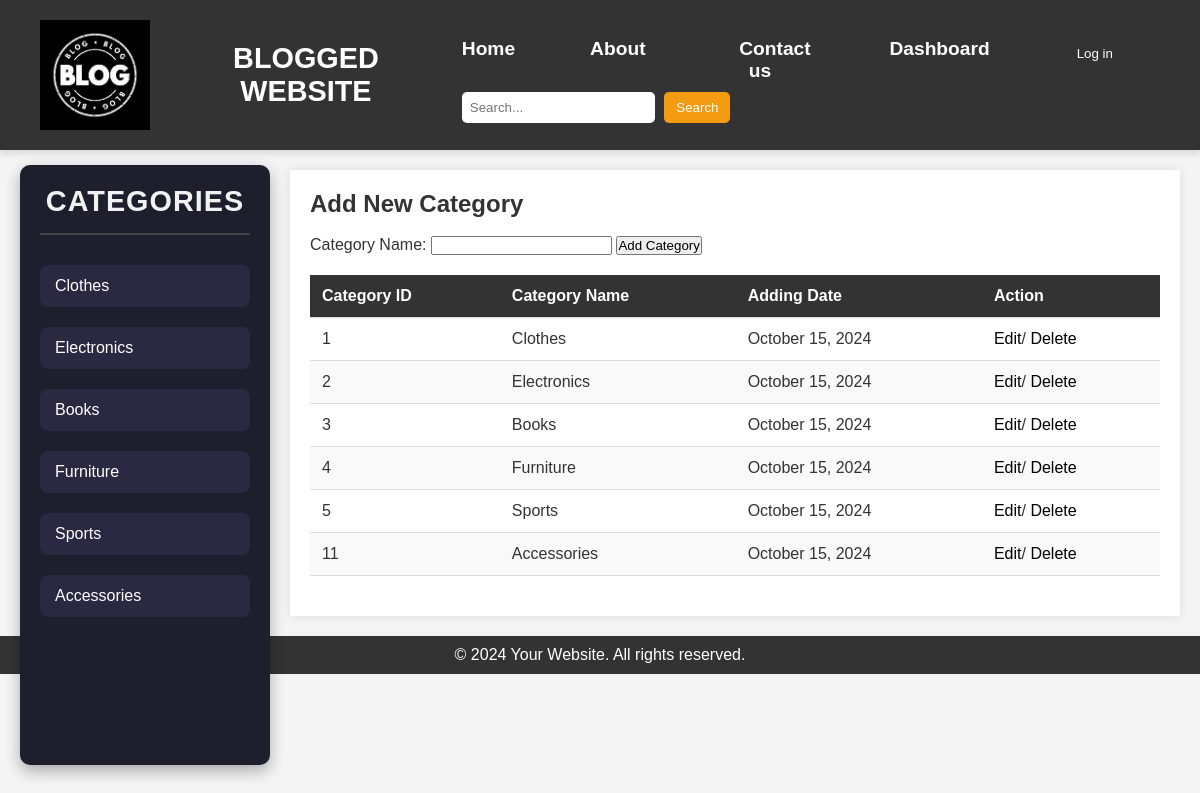
Screenshot of /dashboard/addcategory.php with the database file from the repository.
### tables this page shows
CREATE TABLE `categories` (
  `cid` int(11) NOT NULL,
  `category_name` varchar(100) NOT NULL,
  `description` text DEFAULT NULL,
  `created_at` timestamp NOT NULL DEFAULT current_timestamp(),
  `updated_at` timestamp NOT NULL DEFAULT current_timestamp() ON UPDATE current_timestamp()
);

### class/loginc.php (called while the page is built, shortened)
<?php
class User {
    private $conn;
    public function __construct($dbConnection) {
        $this->conn = $dbConnection;
    }
            ?>
            <?php
    public function getcategory($id = null)
    {
        if ($id) {
            $query = "SELECT * FROM categories WHERE cid = $id";
            $result = $this->conn->query($query);
            if ($result && $result->num_rows > 0) {
                return $result->fetch_assoc();
            } else {
                return null;
            }
        } else {
            $query = "SELECT * FROM categories";
            $result = $this->conn->query($query);
            if ($result) {
                $data = [];
                while ($category = $result->fetch_assoc()) {
                    $data[] = $category;
                }
                return $data;
            } else {
                return [];
            }
        }
    }
}
?>

### dashboard/addcategory.php (the view, shortened to what this page needs)
<?php
include("../common/connection.php");
include('../class/loginc.php');
$obb = new User($connect);
$category = "";
$action = "add";
$buttonLabel = "Add Category";
?>
<!DOCTYPE html>
<html lang="en">
<head>
    <link rel="stylesheet" href="../css/styles.css?v=1.3">
    <link rel="stylesheet" href="../css/dashboard.css?v=1.1">
    <link rel="stylesheet" href="https://cdnjs.cloudflare.com/ajax/libs/font-awesome/6.0.0-beta3/css/all.min.css">
</head>
<body>
<header>
    <?php include("header.php"); ?>
</header>
    <div class="container">
        <?php include('../common/category.php'); ?>
        <main class="content">
            <h2><?php echo ($action === 'edit') ? 'Edit Category' : 'Add New Category'; ?></h2><br>
            <div class="add-category-form">
                <form action="addcategory.php<?php echo ($action === 'edit') ? '?eid=' . $_GET['eid'] : ''; ?>" method="POST">
                    <label for="category_name">Category Name:</label>
                    <input type="text" id="category_name" name="category" value="<?php echo htmlspecialchars($category); ?>" required>
                    <button type="submit"><?php echo $buttonLabel; ?></button>
                </form>
            </div>
            <table>
                <thead>
                    <tr>
                        <th>Category ID</th>
                        <th>Category Name</th>
                        <th>Adding Date</th>
                        <th>Action</th>
                    </tr>
                </thead>
                <tbody>
                    <?php
                    $data = $obb->getcategory();
                    foreach ($data as $user) {
                        echo "<tr>
                                <td>{$user['cid']}</td>
                                <td>{$user['category_name']}</td>
                                <td>" . date('F d, Y', strtotime($user['created_at'])) . "</td>
                                <td>
                                    <div class='action-buttons'>
                                        <a href='addcategory.php?lag=1&eid=" . $user['cid'] . "' class='edit-btn'>Edit</a>/
                                        <a href='addcategory.php?lag=1&did=" . $user['cid'] . "' class='delete-btn'>Delete</a>
                                    </div>
                                </td>
                              </tr>";
                    } ?>
                </tbody>
            </table>
        </main>
    </div>
    <?php include('../common/footer.php'); ?>
</body>
</html>

### common/category.php
<aside class="sidebar">
    <h2>Categories</h2>
    <ul>
        <?php if (!empty($_GET['lag'])) { ?>
            <?php if (isset($_SESSION['user_data']))
            {
                $role=$_SESSION['role'];
                if ($role == '1')
                {
                    ?>
                        <li><a href="addcategory.php?lag=1">Add category</a></li>
                        <li><a href="../approve.php">For Approved</a></li>
                    <?php
                }
            }?>
        <li><a href="dashboard.php?lag=1">Recent Posts</a></li>
        <li><a href="commentveiw.php?lag=1">Recent Comments</a></li>
        <li><a href="addpost.php?lag=1">Add Post</a></li>
        <?php } else { ?>
            <?php
                        $query="select * from categories";
                        $result=mysqli_query($connect,$query);
                        while($row=mysqli_fetch_assoc($result))
                        {
                    ?>
                        <li><a href="clothes.php?category=<?php echo $row['category_name']?>"><?php echo $row['category_name']?></a>
                        </li>
                    <?php }?>
        <?php } ?>
    </ul>
</aside>

### css/styles.css (style rules this page uses)
* { margin: 0; padding: 0; box-sizing: border-box; }
body { font-family: Arial, sans-serif; background-color: #f4f4f4; color: #333; }
header { background-color: #222; color: white; padding: 15px 0; position: sticky; top: 0; width: 100%; z-index: 1000; box-shadow: 0 4px 6px rgba(0, 0, 0, 0.1); }
.container { display: flex; margin: 20px; }
.sidebar { width: 250px; background-color:#1e1e2d; color: #fff; padding: 20px; border-radius: 10px; box-shadow: 0 6px 15px rgba(0, 0, 0, 0.3); position: fixed; top: 165px; height:600px; overflow-y: auto; z-index: 999; }
.sidebar h2 { margin-bottom: 30px; font-size: 1.8em; font-weight: 700; text-transform: uppercase; color: #f1f1f1; letter-spacing: 1px; text-align: center; border-bottom: 2px solid #444; padding-bottom: 15px; }
.sidebar ul { list-style: none; padding-left: 0; }
.sidebar ul li { margin-bottom: 20px; }
.sidebar ul li a { color: #fff; text-decoration: none; display: flex; align-items: center; padding: 12px 15px; background-color: #292942; border-radius: 8px; transition: background-color 0.3s ease, transform 0.3s ease; }
.content { margin-left: 270px; width: calc(100% - 270px); padding: 20px; background-color: white; box-shadow: 0 0 10px rgba(0, 0, 0, 0.1); }

### css/dashboard.css (style rules this page uses)
body { font-family: Arial, sans-serif; margin: 0; padding: 0; background-color: #f4f4f4; }
header { background: #333; color: #fff; padding: 20px; text-align: center; }
table { width: 100%; border-collapse: collapse; margin: 20px 0; font-size: 1em; text-align: left; }
th, td { padding: 12px; border-bottom: 1px solid #ddd; }
th { background-color: #333; color: #fff; }
tr:nth-child(even) { background-color: #f9f9f9; }
table tr td a { text-decoration:none; color:black; }

### rows the page displays
categories: category_name "Clothes", cid "1", created_at "October 15, 2024"
categories: category_name "Electronics", cid "2", created_at "October 15, 2024"
categories: category_name "Books", cid "3", created_at "October 15, 2024"
categories: category_name "Furniture", cid "4", created_at "October 15, 2024"
categories: category_name "Sports", cid "5", created_at "October 15, 2024"
categories: category_name "Accessories", cid "11", created_at "October 15, 2024"

### other values shown
$buttonLabel "Add Category"
